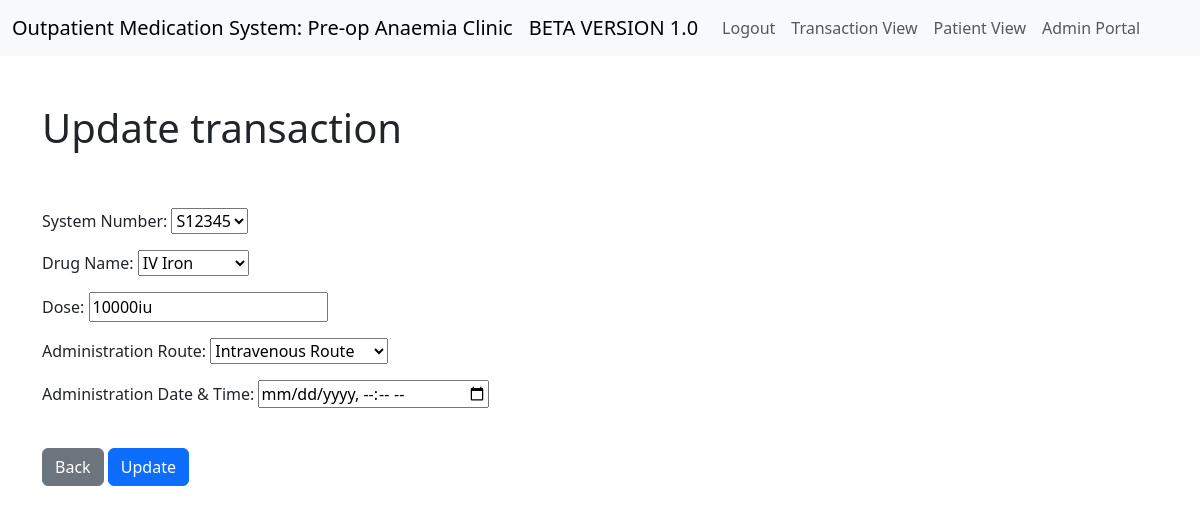
Page /update_transaction/5 (signed in) on the committed database.
### website/models.py (models this page shows, shortened)
class Patient(models.Model):
    System_Number = models.CharField(max_length=10)
    First_Name = models.CharField(max_length=100)
    Last_Name = models.CharField(max_length=100)
    DOB = models.DateField()
    def __str__(self):
        return(f'{self.System_Number}')

class Drug(models.Model):
    Drug_Name = models.CharField(max_length=100)
    Brand_Name = models.CharField(max_length=100)
    def __str__(self):
        return(f"{self.Drug_Name}")

class Transaction(models.Model):
    System_Number = models.ForeignKey(Patient, on_delete=models.CASCADE)
    Drug_Name = models.ForeignKey(Drug, on_delete=models.CASCADE)
    Dose = models.CharField(max_length=20)
    Administration_Route = models.ForeignKey(Route,on_delete=models.CASCADE)
    Administration_DateTime = models.DateTimeField("Administration Date & Time")

class Route(models.Model):
    Administration_Route = models.CharField(max_length=100)
    def __str__(self):
        return(f"{self.Administration_Route}")

### website/views.py (the view)
# urls.py: path('update_transaction/<int:pk>',views.update_transaction, name='update_transaction'),
def update_transaction(request, pk):
	if request.user.is_authenticated:
		current_record = Transaction.objects.get(id=pk)
		form = TransactionForm(request.POST or None, instance=current_record)
		if form.is_valid():
			form.save()
			messages.success(request, "Record updated")
			return redirect('home')
		return render(request, 'update_record.html', {'form':form})
	else:
		messages.success(request, "Login required")
		return redirect('home')

### website/forms.py
class TransactionForm(forms.ModelForm):
    class Meta:
        model = Transaction
        exclude = ['id']
        widgets = {
            'Administration_DateTime': forms.DateTimeInput(
                format=('%d-%m-%Y T%H:%M'), attrs={'type': 'datetime-local'}
            )
        }

### website/templates/update_record.html (shortened to what this page needs)
{% extends 'base.html' %}
{% block content %}
<div class="col-xs-6 col-xs-offset-6">
<br/>
<h1>Update transaction</h1>
<br/>
<br/>
<form method = "POST">
    {{ form.as_p }}
<br/>
      <a href="{% url 'home' %}" class="btn btn-secondary">Back</a>
      <button type="submit" class="btn btn-primary">Update</button>
</form>
</div>
{% endblock %}

### rows in the picture
Patient: System_Number "S12345"
Drug: Drug_Name "IV Iron"
Transaction: Dose "10000iu"
Route: Administration_Route "Intravenous Route"
